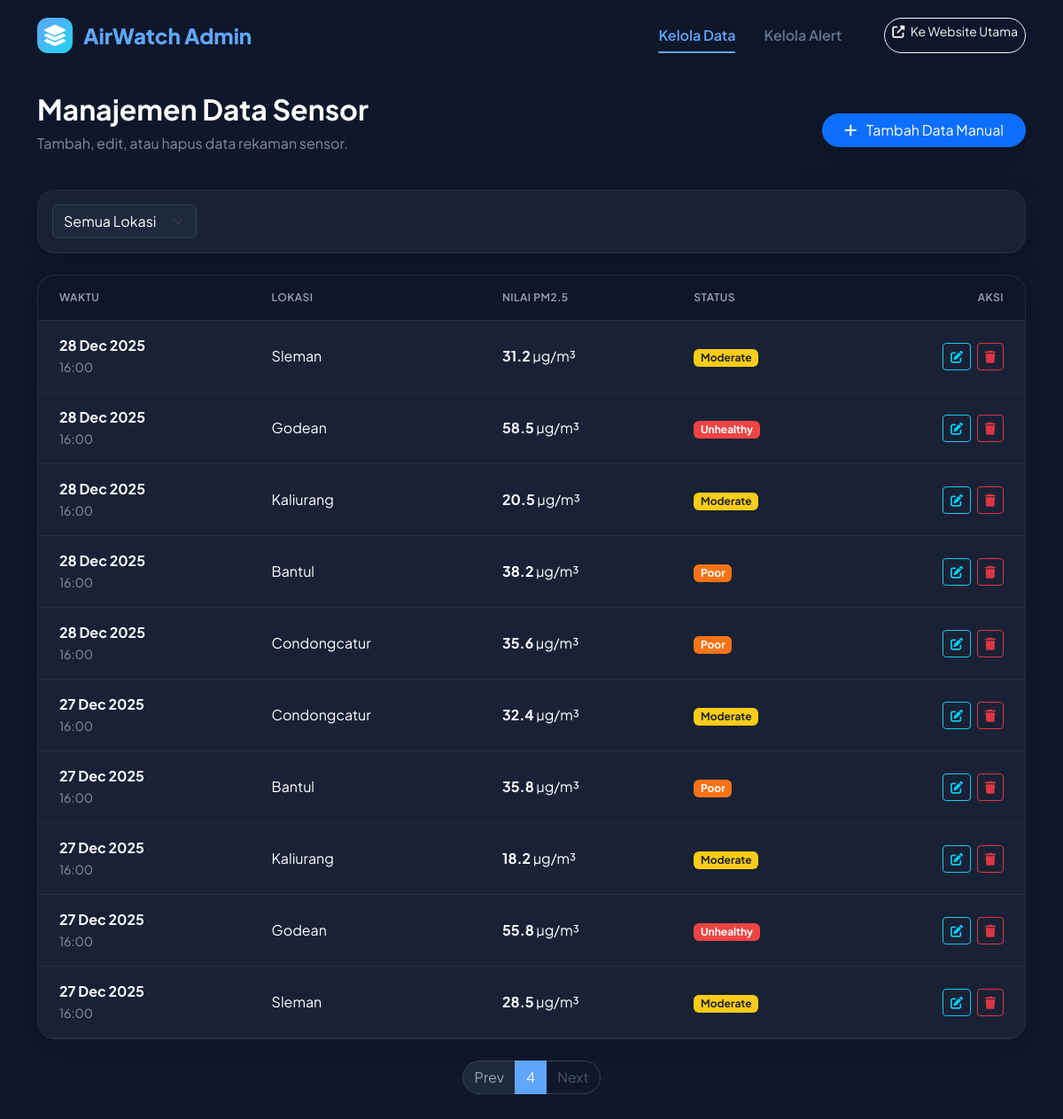
The app's page /admin/data.php?page=4 with its own data.
### tables this page shows
CREATE TABLE sensor_data (
    id INT AUTO_INCREMENT PRIMARY KEY,
    lokasi VARCHAR(100) NOT NULL,
    pm25 FLOAT NOT NULL COMMENT 'Particulate Matter 2.5 (µg/m³)',
    pm10 FLOAT NOT NULL COMMENT 'Particulate Matter 10 (µg/m³)',
    co FLOAT NOT NULL COMMENT 'Carbon Monoxide (ppm)',
    no2 FLOAT NOT NULL COMMENT 'Nitrogen Dioxide (ppm)',
    so2 FLOAT NOT NULL COMMENT 'Sulfur Dioxide (ppm)',
    o3 FLOAT NOT NULL COMMENT 'Ozone (ppm)',
    suhu FLOAT NOT NULL COMMENT 'Suhu dalam Celsius',
    kelembapan FLOAT NOT NULL COMMENT 'Kelembapan dalam persen',
    aqi INT NOT NULL COMMENT 'Air Quality Index',
    status_kualitas VARCHAR(50) NOT NULL,
    timestamp DATETIME DEFAULT CURRENT_TIMESTAMP,
    INDEX idx_timestamp (timestamp),
    INDEX idx_lokasi (lokasi),
    INDEX idx_aqi (aqi)
);

### koneksi.php (called while the page is built, shortened)
<?php
$conn = new mysqli(DB_HOST, DB_USER, DB_PASS, DB_NAME);
$conn->set_charset("utf8mb4");
function countActiveAlerts() {
    global $conn;
    $sql = "SELECT COUNT(*) as total FROM alerts WHERE status = 'aktif'";
    $result = $conn->query($sql);
    $row = $result->fetch_assoc();
    return $row['total'];
}
function calculateAQI($pm25) {
    $aqi = 0;
    $status = 'Good';
    if ($pm25 <= 12.0) {
        $aqi = ((50 - 0) / (12.0 - 0)) * ($pm25 - 0) + 0;
        $status = 'Good';
    } elseif ($pm25 <= 35.4) {
        $aqi = ((100 - 51) / (35.4 - 12.1)) * ($pm25 - 12.1) + 51;
        $status = 'Moderate';
    } elseif ($pm25 <= 55.4) {
        $aqi = ((150 - 101) / (55.4 - 35.5)) * ($pm25 - 35.5) + 101;
        $status = 'Poor';
    } elseif ($pm25 <= 150.4) {
        $aqi = ((200 - 151) / (150.4 - 55.5)) * ($pm25 - 55.5) + 151;
        $status = 'Unhealthy';
    } elseif ($pm25 <= 250.4) {
        $aqi = ((300 - 201) / (250.4 - 150.5)) * ($pm25 - 150.5) + 201;
        $status = 'Severe';
    } else {
        $aqi = ((500 - 301) / (350.4 - 250.5)) * ($pm25 - 250.5) + 301;
        $status = 'Hazardous';
    }
    return ['aqi' => round($aqi), 'status' => $status];
}
?>

### admin/data.php (the view, shortened to what this page needs)
<?php
require_once '../koneksi.php';
$page = isset($_GET['page']) ? (int)$_GET['page'] : 1;
$perPage = 15;
$offset = ($page - 1) * $perPage;
$whereClause = "";
$countSql = "SELECT COUNT(*) as total FROM sensor_data $whereClause";
$countResult = $conn->query($countSql);
$totalData = $countResult->fetch_assoc()['total'];
$totalPages = ceil($totalData / $perPage);
$sql = "SELECT * FROM sensor_data $whereClause ORDER BY timestamp DESC LIMIT $perPage OFFSET $offset";
$result = $conn->query($sql);
$alertCount = countActiveAlerts();
?>
<!DOCTYPE html>
<html lang="id">
<head>
    <link href="https://cdn.jsdelivr.net/npm/bootstrap@5.3.0/dist/css/bootstrap.min.css" rel="stylesheet">
    <link rel="stylesheet" href="../assets/css/style.css?v=<?php echo time(); ?>">
    <link rel="stylesheet" href="https://cdnjs.cloudflare.com/ajax/libs/font-awesome/6.4.0/css/all.min.css">
</head>
<body>
    <nav class="navbar navbar-expand-lg navbar-glass mb-4">
        <div class="container">
            <div class="brand-wrapper">
                <div class="brand-icon">
                    <i class="fas fa-layer-group"></i>
                </div>
                <span>AirWatch Admin</span>
            </div>
            <div class="collapse navbar-collapse" id="navbarNav">
                <div class="nav-links ms-auto">
                    <a class="nav-link-item active" href="data.php">Kelola Data</a>
                    <a class="nav-link-item" href="alert.php">Kelola Alert</a>
                    <a href="../index.php" class="btn btn-sm btn-outline-light rounded-pill ms-3"><i class="fas fa-external-link-alt me-1"></i> Ke Website Utama</a>
                </div>
            </div>
        </div>
    </nav>
    <div class="container pb-5">
        <div class="d-flex justify-content-between align-items-center mb-4">
            <div>
                <h2 class="fw-bold text-white">Manajemen Data Sensor</h2>
                <p class="text-white-50">Tambah, edit, atau hapus data rekaman sensor.</p>
            </div>
            <button class="btn btn-primary rounded-pill px-4 shadow-lg" data-bs-toggle="modal" data-bs-target="#addModal">
                <i class="fas fa-plus me-2"></i> Tambah Data Manual
            </button>
        </div>
        <div class="admin-card mb-4 p-3">
            <div class="row align-items-center">
                <div class="col-md-6">
                    <form method="GET" action="data.php" class="d-flex gap-2">
                        <select name="lokasi" class="form-select w-auto" onchange="this.form.submit()">
                            <option value="">Semua Lokasi</option>
                        </select>
                    </form>
                </div>
            </div>
        </div>
        <div class="admin-card p-0 overflow-hidden">
            <div class="table-responsive">
                <table class="table table-dark-glass align-middle">
                    <thead class="">
                        <tr>
                            <th class="py-3 ps-4">Waktu</th>
                            <th class="py-3">Lokasi</th>
                            <th class="py-3">Nilai PM2.5</th>
                            <th class="py-3">Status</th>
                            <th class="py-3 text-end pe-4">Aksi</th>
                        </tr>
                    </thead>
                    <tbody>
                        <?php if ($result->num_rows > 0): ?>
                            <?php while($row = $result->fetch_assoc()): ?>
                            <tr>
                                <td class="ps-4">
                                    <span class="fw-bold text-white"><?php echo date('d M Y', strtotime($row['timestamp'])); ?></span><br>
                                    <small class="text-white-50"><?php echo date('H:i', strtotime($row['timestamp'])); ?></small>
                                </td>
                                <td><?php echo htmlspecialchars($row['lokasi']); ?></td>
                                <td><span class="fw-bold"><?php echo $row['pm25']; ?></span> µg/m³</td>
                                <td>
                                    <?php
                                        $calc = calculateAQI($row['pm25']);
                                        $s = $calc['status'];
                                        $statusClass = 'bg-secondary';
                                        if($s == 'Good') $statusClass = 'bg-good';
                                        elseif($s == 'Moderate') $statusClass = 'bg-moderate text-dark';
                                        elseif($s == 'Poor') $statusClass = 'bg-poor';
                                        elseif($s == 'Unhealthy') $statusClass = 'bg-unhealthy';
                                        elseif($s == 'Severe') $statusClass = 'bg-severe';
                                        elseif($s == 'Hazardous') $statusClass = 'bg-hazardous';
                                    ?>
                                    <span class="badge <?php echo $statusClass; ?>"><?php echo htmlspecialchars($s); ?></span>
                                </td>
                                <td class="text-end pe-4">
                                    <button class="btn btn-sm btn-outline-info me-1"
                                        onclick="editData(<?php echo htmlspecialchars(json_encode($row)); ?>)">
                                        <i class="fas fa-edit"></i>
                                    </button>
                                    <form action="process.php" method="POST" style="display:inline;" onsubmit="return confirm('Yakin hapus data ini?')">
                                        <button type="submit" class="btn btn-sm btn-outline-danger">
                                            <i class="fas fa-trash"></i>
                                        </button>
                                    </form>
                                </td>
                            </tr>
                            <?php endwhile; ?>
                        <?php else: ?>
                            <tr><td colspan="5" class="text-center py-5 text-white-50">Belum ada data</td></tr>
                        <?php endif; ?>
                    </tbody>
                </table>
            </div>
        </div>
        <?php if ($totalPages > 1): ?>
        <div class="d-flex justify-content-center mt-4">
            <nav>
                <ul class="pagination pagination-dark">
                    <li class="page-item <?php echo ($page <= 1) ? 'disabled' : ''; ?>">
                        <a class="page-link rounded-start-pill" href="?page=<?php echo $page-1; ?>">Prev</a>
                    </li>
                    <li class="page-item active"><span class="page-link"><?php echo $page; ?></span></li>
                    <li class="page-item <?php echo ($page >= $totalPages) ? 'disabled' : ''; ?>">
                        <a class="page-link rounded-end-pill" href="?page=<?php echo $page+1; ?>">Next</a>
                    </li>
                </ul>
            </nav>
        </div>
        <?php endif; ?>
    </div>
</body>
</html>

### assets/css/style.css (style rules this page uses)
:root { --brand-primary: #60A5FA; --brand-secondary: #22D3EE; --brand-dark: #F8FAFC; --color-good: #10B981; --color-moderate: #F59E0B; --color-unhealthy: #F97316; --color-danger: #EF4444; --bg-body: #0F172A; --bg-glass: rgba(30, 41, 59, 0.7); --bg-glass-nav: rgba(15, 23, 42, 0.85); --navbar-height: 80px; --radius-l: 24px; --radius-m: 16px; --blur-glass: blur(20px); --shadow-soft: 0 4px 20px rgba(0, 0, 0, 0.3); --shadow-hover: 0 10px 40px rgba(0, 0, 0, 0.5); }
body { font-family: 'Plus Jakarta Sans', sans-serif; background-color: var(--bg-body); color: #E2E8F0; margin: 0; overflow-x: hidden; }
a { text-decoration: none; color: inherit; transition: color 0.2s; }
.navbar-glass { position: sticky; top: 0; left: 0; width: 100%; height: var(--navbar-height); background: var(--bg-glass-nav); backdrop-filter: var(--blur-glass); -webkit-backdrop-filter: var(--blur-glass); border-bottom: 1px solid rgba(0, 0, 0, 0.05); z-index: 1000; display: flex; align-items: center; }
.brand-wrapper { display: flex; align-items: center; gap: 12px; font-weight: 800; font-size: 1.5rem; color: var(--brand-primary); }
.brand-icon { width: 40px; height: 40px; background: linear-gradient(135deg, var(--brand-primary), var(--brand-secondary)); border-radius: 12px; display: flex; align-items: center; justify-content: center; color: white; }
.nav-links { display: flex; gap: 2rem; margin-left: auto; }
.nav-link-item { font-weight: 600; color: #64748B; position: relative; padding: 0.5rem 0; }
.nav-link-item:hover, .nav-link-item.active { color: var(--brand-primary); }
.nav-link-item.active::after { content: ''; position: absolute; bottom: 0; left: 0; width: 100%; height: 2px; background: var(--brand-primary); border-radius: 2px; }
@media (min-width: 992px) { .nav-links { display: flex !important; opacity: 1 !important; visibility: visible !important; transform: none !important; pointer-events: all !important; } }
.bg-moderate { background-color: #FACC15; }
.bg-poor { background-color: #F97316; }
.bg-unhealthy { background-color: #EF4444; }
.admin-card { background: rgba(30, 41, 59, 0.7); backdrop-filter: blur(20px); -webkit-backdrop-filter: blur(20px); border: 1px solid rgba(255, 255, 255, 0.05); border-radius: 20px; padding: 2rem; box-shadow: 0 10px 30px rgba(0, 0, 0, 0.2); color: white; }
.table-dark-glass { color: #E2E8F0; margin-bottom: 0; }
.table-dark-glass th { background: rgba(15, 23, 42, 0.95); color: #94A3B8; border-bottom: 1px solid rgba(255, 255, 255, 0.1); font-weight: 600; text-transform: uppercase; font-size: 0.75rem; letter-spacing: 0.5px; padding: 1rem; }
.table-dark-glass td { background: transparent; border-bottom: 1px solid rgba(255, 255, 255, 0.05); padding: 1rem; vertical-align: middle; color: white; }
.pagination-dark .page-link { background: #1E293B; border-color: #334155; color: #94A3B8; }
.pagination-dark .page-item.active .page-link { background: var(--brand-primary); border-color: var(--brand-primary); color: white; }
.pagination-dark .page-item.disabled .page-link { background: #0F172A; border-color: #334155; color: #475569; }

### admin/data.php (style rules this page uses)
.form-select { background-color: #1E293B; border-color: #334155; color: #fff; }

### records on screen
sensor_data: timestamp "28 Dec 2025", timestamp "16:00", lokasi "Sleman", pm25 "31.2", pm25 "Moderate"
sensor_data: timestamp "28 Dec 2025", timestamp "16:00", lokasi "Godean", pm25 "58.5", pm25 "Unhealthy"
sensor_data: timestamp "28 Dec 2025", timestamp "16:00", lokasi "Kaliurang", pm25 "20.5", pm25 "Moderate"
sensor_data: timestamp "28 Dec 2025", timestamp "16:00", lokasi "Bantul", pm25 "38.2", pm25 "Poor"
sensor_data: timestamp "28 Dec 2025", timestamp "16:00", lokasi "Condongcatur", pm25 "35.6", pm25 "Poor"
sensor_data: timestamp "27 Dec 2025", timestamp "16:00", lokasi "Condongcatur", pm25 "32.4", pm25 "Moderate"
sensor_data: timestamp "27 Dec 2025", timestamp "16:00", lokasi "Bantul", pm25 "35.8", pm25 "Poor"
sensor_data: timestamp "27 Dec 2025", timestamp "16:00", lokasi "Kaliurang", pm25 "18.2", pm25 "Moderate"
sensor_data: timestamp "27 Dec 2025", timestamp "16:00", lokasi "Godean", pm25 "55.8", pm25 "Unhealthy"
sensor_data: timestamp "27 Dec 2025", timestamp "16:00", lokasi "Sleman", pm25 "28.5", pm25 "Moderate"

### other values on screen
$page "4"
